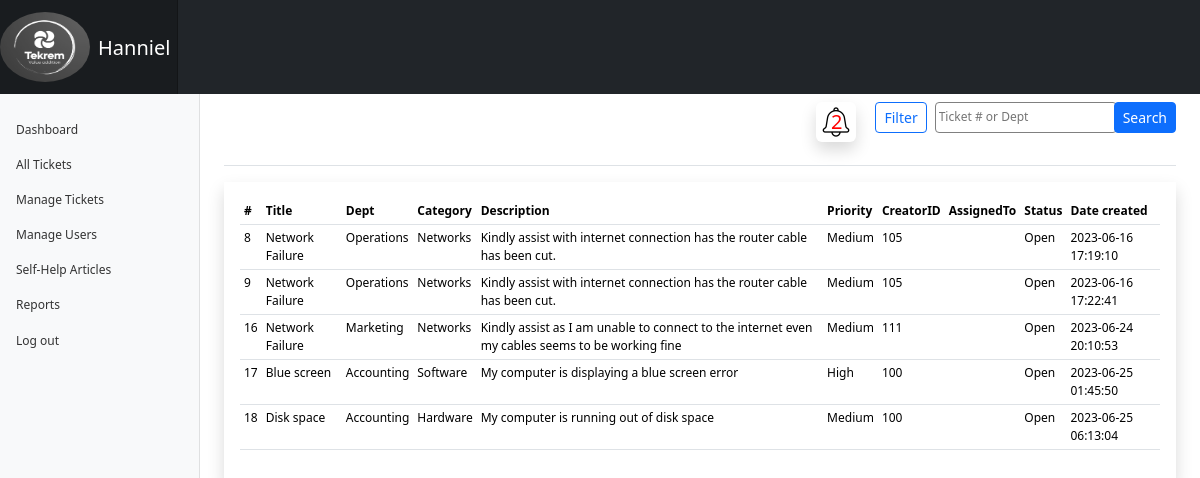
The page /Assets/admin/dashboard.php?id=c (signed in) on the database its author committed.
### tables this page shows
CREATE TABLE `tickets` (
  `ID` int(11) NOT NULL,
  `Title` varchar(255) NOT NULL,
  `Description` varchar(1000) NOT NULL,
  `Priority` enum('Low','Medium','High') NOT NULL,
  `Status` enum('Open','In Progress','Resolved','Closed') NOT NULL DEFAULT 'Open',
  `Resolution` varchar(1000) DEFAULT NULL,
  `Date_Created` datetime NOT NULL DEFAULT current_timestamp(),
  `Date_Updated` datetime NOT NULL DEFAULT current_timestamp(),
  `Assigned_To` int(11) DEFAULT NULL,
  `Submitted_By` int(11) DEFAULT NULL,
  `Department` varchar(255) NOT NULL,
  `Category` varchar(255) NOT NULL,
  `Feedback` varchar(1000) DEFAULT NULL,
  `Feedback_Date` timestamp NULL DEFAULT NULL ON UPDATE current_timestamp()
);

### Assets/admin/dashboard.php (the view, shortened to what this page needs)
<!doctype html>
<html lang="en">
<head>
    <link rel="stylesheet" href="dashboard.rtl.css">
    <link rel="stylesheet" href="../../bootstrap-icons-1.9.1/bootstrap-icons.css">
    <link href="../../css/bootstrap.min.css" rel="stylesheet">
    <link href="dashboard.css" rel="stylesheet">
</head>
<body>
    <header class="navbar navbar-dark sticky-top bg-dark md-nowrap p-0  text-light">
        <a class="navbar-brand d-flex" href="#"><img src="../../Images/log3.png" alt="logo" style="width:90px;height:70px; border-radius:100%;">
        <h5 class="mt-4 m-2"><?php echo $_SESSION['username'] ;?></h5></a>
    </header>
    <div class="container-fluid">
        <div class="row">
            <nav id="sidebarMenu" class="col-md-3 col-lg-2 d-md-block bg-light sidebar collapse">
                <div class="position-sticky pt-3 sidebar-sticky">
                    <ul class="nav flex-column">
                        <li class="nav-item mt-5">
                            <a class="nav-link" href="dashboard.php?id=dashboard&&id7=Dashboard">
                                <span data-feather="file" class="align-text-bottom"></span> Dashboard
                            </a>
                        </li>
                        <li class="nav-item">
                          <a class="nav-link" href="dashboard.php?id=a&&id7=All Tickets">
                              <span data-feather="file" class="align-text-bottom"></span> All Tickets
                          </a>
                      </li>
                        <li class="nav-item">
                            <a class="nav-link" href="dashboard.php?id=b&&id7=Manage Tickets">
                                <span data-feather="file" class="align-text-bottom"></span> Manage Tickets
                            </a>
                        </li>
                        <li class="nav-item">
                            <a class="nav-link" href="dashboard.php?id=g&&id7=Manage Users">
                                <span data-feather="users" class="align-text-bottom"></span> Manage Users
                            </a>
                        </li>
                        <li class="nav-item">
                            <a class="nav-link" href="dashboard.php?id=f&&id7=Self-Help Articles">
                                <span data-feather="Self-help Articles" class="align-text-bottom"></span> Self-Help Articles
                            </a>
                        </li>
                        <li class="nav-item">
                            <a class="nav-link" href="adminreport.php?id=6&&id7=Reports">
                                <span data-feather="Reports" class="align-text-bottom"></span> Reports
                            </a>
                        </li>
                        <li class="nav-item">
                            <a class="nav-link" href="../Authentications/logout.php" onclick="if (!confirm('Are you sure you want to logout?')) { event.preventDefault(); }" >
                                <span data-feather="users" class="align-text-bottom"></span> Log out
                            </a>
                        </li>
                    </ul>
                </div>
            </nav>
        </div>
    </div>
    <main class="col-md-9 ms-sm-auto col-lg-10 px-md-4">
                <div class="d-flex justify-content-between flex-wrap flex-md-nowrap align-items-center pt-2 pb-2 mb-3 border-bottom">
                <h1 class="h2 p-2"><?php if(isset($_GET["id7"])){
                }?></h1>
                    <div class="btn-toolbar mb-2 mb-md-0">
                    <div class="m-2 ">
      <?php
$host = 'localhost';
$username = 'root';
$password = '';
$database = 'tek_helpdesk';
$conn = mysqli_connect($host, $username, $password, $database);
$query = "SELECT COUNT(*) as total FROM notifications";
$result = mysqli_query($conn, $query);
$row = mysqli_fetch_assoc($result);
$totalNotifications = $row['total'];
echo '
<div class="container d-flex justify-content-end">
  <button type="button" class="btn text-dark d-flex" id="not" data-bs-toggle="modal" data-bs-target="#notificationModal">
    <img src="../../images/notify.png" class="shadow p-1 rounded" id="imag"> <span id="notificationCount">' . $totalNotifications . '</span>
  </button>
  <div class="modal fade" id="notificationModal" tabindex="-1" role="dialog" aria-labelledby="notificationModalLabel" aria-hidden="true">
    <div class="modal-dialog modal-dialog-scrollable" role="document">
      <div class="modal-content">
        <div class="modal-header">
          <h5 class="modal-title" id="notificationModalLabel">All Notifications</h5>
          <button type="button" class="close" data-bs-dismiss="modal" aria-label="Close">
            <span aria-hidden="true">&times;</span>
          </button>
        </div>
        <div class="modal-body">
          <div style="max-height: 300px; overflow-y: auto;">';
echo '
          </div>
        </div>
        <div class="modal-footer">
          <button type="button" class="btn btn-secondary" data-bs-dismiss="modal">Close</button>
        </div>
      </div>
    </div>
  </div>
</div>';
mysqli_close($conn);?></div>
                        <div class="dropdown me-2">
                            <button type="button" class="btn btn-sm btn-outline-primary" data-bs-toggle="dropdown">Filter</button>
                        </div>
                        <div>
                            <form action="#" method="post" class="form d-flex">
                                <input style="padding:3px; border-radius:4px; border:1px solid grey; margin-right:-3px;" type="search" name="search" id="searchid" placeholder="Ticket # or Dept">
                                <input class="btn btn-sm btn-primary" type="submit" value="Search">
                            </form>
                        </div>
                    </div>
                </div>
                <div class="table-responsive shadow p-3">
                    <table class="table bg-light table-sm table-hover">
                        <tbody>
                        <?php
$id = $_GET['id'];
if($id == 'a' || $id == NULL){
if(isset($_POST['search']) && !empty($_POST['search'])){
    $search_query = $_POST['search'];
    $sql = "SELECT * FROM Tickets WHERE ID LIKE '%$search_query%' OR Department LIKE '%$search_query%'";
  } else {
    $sql = "SELECT * FROM Tickets";
  }
  if(isset($_GET['start_date']) && !empty($_GET['start_date']) && isset($_GET['end_date']) && !empty($_GET['end_date'])){
    $start_date = date('Y-m-d', strtotime($_GET['start_date']));
    $end_date = date('Y-m-d', strtotime($_GET['end_date']));
    $sql .= " WHERE Date_Created BETWEEN '$start_date' AND '$end_date'";
  }
  $result = mysqli_query($conn, $sql);
  if (mysqli_num_rows($result) > 0) {
    echo '
    <thead class="bg-dark text-light">
    <tr>
        <th scope="col">#</th>
        <th scope="col">Title</th>
        <th scope="col">Dept</th>
        <th scope="col">Category</th>
        <th scope="col">Description</th>
        <th scope="col">Priority</th>
        <th scope="col">CreatorID</th>
        <th scope="col">AssignedTo</th>
        <th scope="col">Status</th>
        <th scope="col">Date created</th>
    </tr>
</thead>';
    while($row = mysqli_fetch_assoc($result)) {
      if($row['Status']== NULL){
          $status = "Open";
      }else{
          $status = $row['Status'];
      }
      echo "<tr>
              <td>".$row['ID']."</td>
              <td>".$row['Title']."</td>
              <td>".$row['Department']."</td>
              <td>".$row['Category']."</td>
              <td>".$row['Description']."</td>
              <td>".$row['Priority']."</td>
              <td>".$row['Submitted_By']."</td>
              <td>".$row['Assigned_To']."</td>
              <td>".$status."</td>
              <td>".$row['Date_Created']."</td>
            </tr>";
    }
    echo "</table>";
  } else {
    echo "No tickets found.";
  }
} elseif ($id == 'c'){
        $sql = "SELECT * FROM Tickets WHERE Status = 'Open'";
  $result = mysqli_query($conn, $sql);
  if (mysqli_num_rows($result) > 0) {
    echo '<thead class="bg-dark text-light">
    <tr>
        <th scope="col">#</th>
        <th scope="col">Title</th>
        <th scope="col">Dept</th>
        <th scope="col">Category</th>
        <th scope="col">Description</th>
        <th scope="col">Priority</th>
        <th scope="col">CreatorID</th>
        <th scope="col">AssignedTo</th>
        <th scope="col">Status</th>
        <th scope="col">Date created</th>
    </tr>
</thead>';
    while($row = mysqli_fetch_assoc($result)) {
      echo "<tr>
              <td>".$row['ID']."</td>
              <td>".$row['Title']."</td>
              <td>".$row['Department']."</td>
              <td>".$row['Category']."</td>
              <td>".$row['Description']."</td>
              <td>".$row['Priority']."</td>
              <td>".$row['Submitted_By']."</td>
              <td>".$row['Assigned_To']."</td>
              <td>".$row['Status']."</td>
              <td>".$row['Date_Created']."</td>
            </tr>";
    }
    echo "</table>";
  } else {
    echo "No tickets found.";
  }
}elseif($id == "users"){
  include("view_users.php");
}elseif($id == "technicians"){
  include("view_tech.php");
}
?>
                </div>
            </main>
</body>
</html>

### Assets/admin/dashboard.rtl.css (style rules this page uses)
body { font-size: .875rem; }
.sidebar { position: fixed; top: 0; right: 0; bottom: 0; z-index: 100; padding: 48px 0 0; box-shadow: inset 1px 0 0 rgba(0, 0, 0, .1); }
.sidebar-sticky { height: calc(100vh - 48px); overflow-x: hidden; overflow-y: auto; }
.sidebar .nav-link { font-weight: 500; color: #333; }
.navbar-brand { padding-top: .75rem; padding-bottom: .75rem; background-color: rgba(0, 0, 0, .25); box-shadow: inset 1px 0 0 rgba(0, 0, 0, .25); }

### Assets/admin/dashboard.css (style rules this page uses)
.sidebar { position: fixed; top: 0; bottom: 0; left: 0; z-index: 100; padding: 48px 0 0; box-shadow: inset -1px 0 0 rgba(0, 0, 0, .1); }
.sidebar-sticky { height: calc(100vh - 48px); overflow-x: hidden; overflow-y: auto; }
.sidebar .nav-link { font-weight: 500; color: #333; }
.navbar-brand { padding-top: .75rem; padding-bottom: .75rem; background-color: rgba(0, 0, 0, .25); box-shadow: inset -1px 0 0 rgba(0, 0, 0, .25); }
a { text-decoration: none; color: rgb(24, 21, 21); }

### Assets/admin/dashboard.php (style rules this page uses)
body { font-size: 1.002vw; }
table, th, td { font-size:1vw; }
#not { background-color: #fff; margin-top: -15px; border: 1px solid #fff; }
#imag { width:40px; height:auto; }
#notificationCount { margin:5px 0 0 -25px; color: red; font-size: 20px; }

### rows shown on the page
tickets: ID "8", Title "Network Failure", Department "Operations", Category "Networks", Description "Kindly assist with internet connection has the router cable has been cut.", Priority "Medium", Submitted_By "105", Status "Open", Date_Created "2023-06-16 17:19:10"
tickets: ID "9", Title "Network Failure", Department "Operations", Category "Networks", Description "Kindly assist with internet connection has the router cable has been cut.", Priority "Medium", Submitted_By "105", Status "Open", Date_Created "2023-06-16 17:22:41"
tickets: ID "16", Title "Network Failure", Department "Marketing", Category "Networks", Description "Kindly assist as I am unable to connect to the internet even my cables seems to be working fine", Priority "Medium", Submitted_By "111", Status "Open", Date_Created "2023-06-24 20:10:53"
tickets: ID "17", Title "Blue screen", Department "Accounting", Category "Software", Description "My computer is displaying a blue screen error", Priority "High", Submitted_By "100", Status "Open", Date_Created "2023-06-25 01:45:50"
tickets: ID "18", Title "Disk space", Department "Accounting", Category "Hardware", Description "My computer is running out of disk space", Priority "Medium", Submitted_By "100", Status "Open", Date_Created "2023-06-25 06:13:04"

### other values the page prints
$_SESSION['username'] "Hanniel"
$totalNotifications "2"
